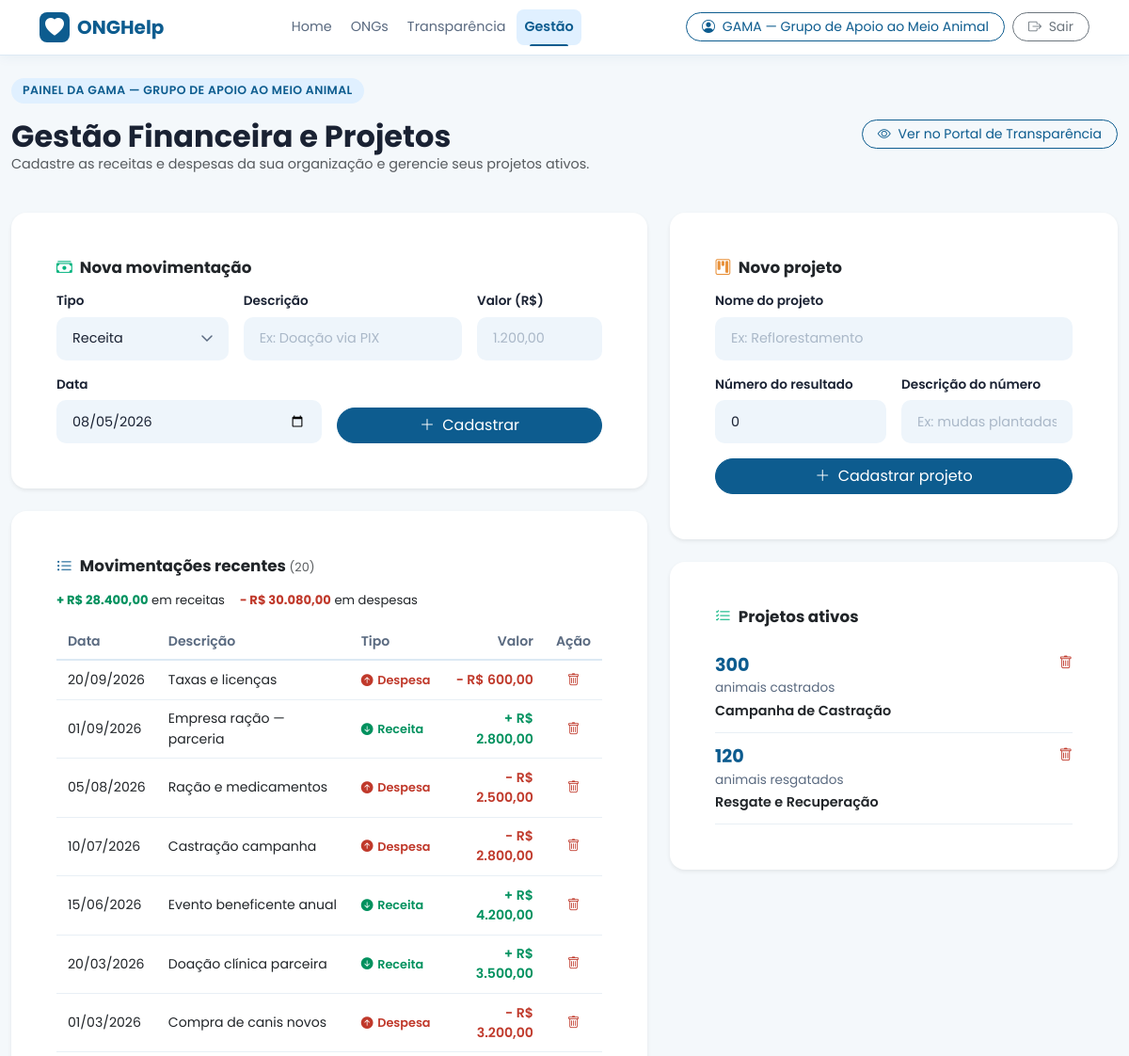
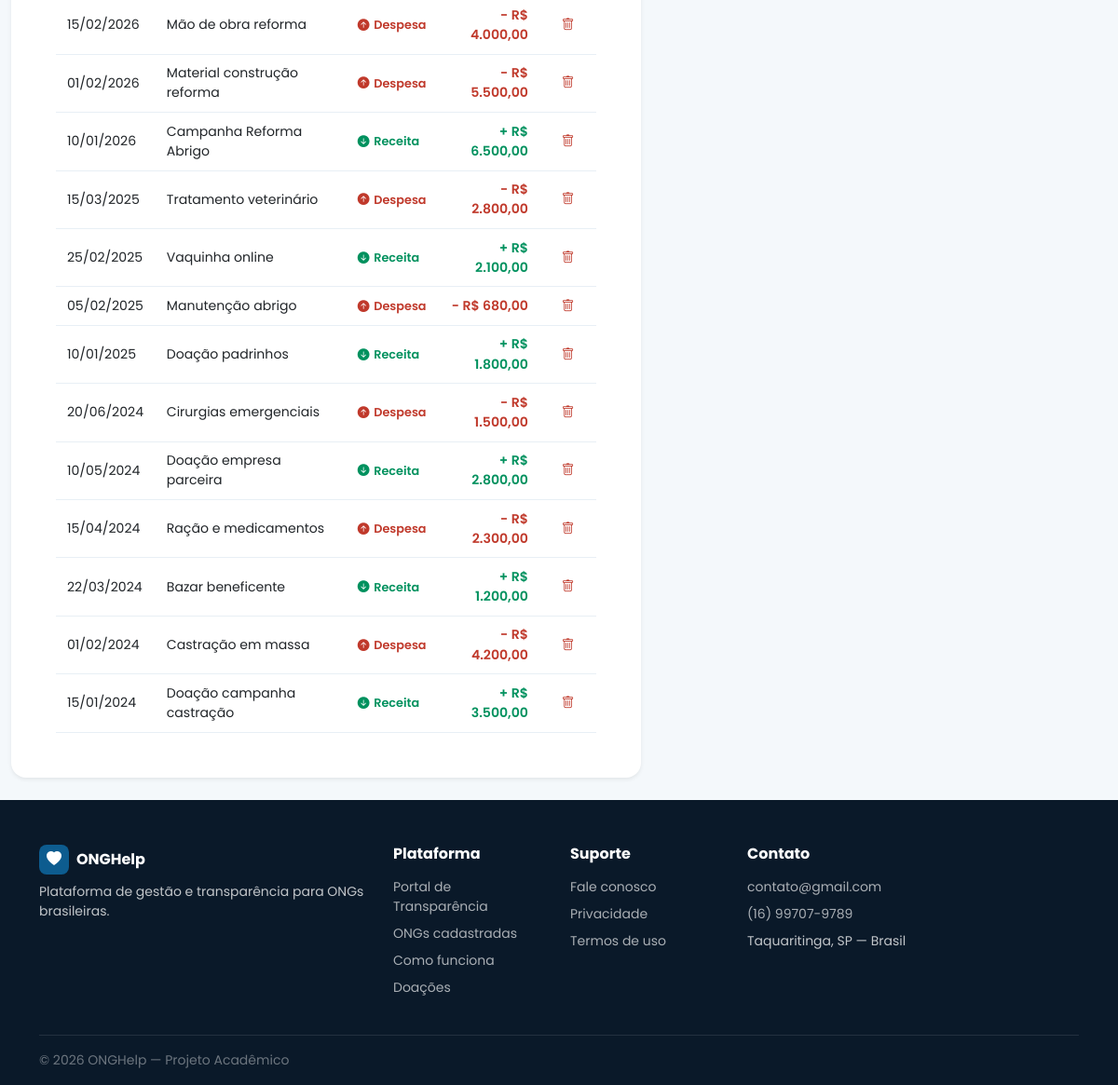
Page /pages/gestao.php (signed in) on the committed database (2 pictures, top to bottom).
### tables this page shows
CREATE TABLE `movimentacoes` (
  `id` int(10) UNSIGNED NOT NULL,
  `usuario_id` int(10) UNSIGNED NOT NULL,
  `tipo` enum('receita','despesa') NOT NULL,
  `descricao` varchar(255) NOT NULL,
  `valor` decimal(12,2) NOT NULL,
  `data_mov` date NOT NULL,
  `criado_em` datetime NOT NULL DEFAULT current_timestamp()
);

CREATE TABLE `projetos` (
  `id` int(10) UNSIGNED NOT NULL,
  `usuario_id` int(10) UNSIGNED NOT NULL,
  `nome` varchar(160) NOT NULL,
  `indicador` int(10) UNSIGNED NOT NULL DEFAULT 0,
  `unidade` varchar(80) NOT NULL,
  `criado_em` datetime NOT NULL DEFAULT current_timestamp()
);

### includes/helpers.php (called while the page is built, shortened)
<?php
function fmtDinheiro(float $v, bool $compacto = false): string
{
    return 'R$ ' . number_format($v, 2, ',', '.');
}
function fmtData(string $data): string
{
    return date('d/m/Y', strtotime($data));
}

### pages/gestao.php (the view, shortened to what this page needs)
<?php
require_once '../includes/db.php';
require_once '../includes/helpers.php';
$id      = (int) $_SESSION['user_id'];
$nome    = $_SESSION['user_nome'];
$movimentacoes = $pdo->prepare("
    SELECT * FROM movimentacoes
    WHERE usuario_id = ?
    ORDER BY data_mov DESC, id DESC
    LIMIT 100
");
$movimentacoes->execute([$id]);
$movimentacoes = $movimentacoes->fetchAll();
$projetos = $pdo->prepare("
    SELECT * FROM projetos
    WHERE usuario_id = ?
    ORDER BY nome ASC
");
$projetos->execute([$id]);
$projetos = $projetos->fetchAll();
include '../includes/header.php';
?>
<section style="background:var(--cor-fundo); min-height:80vh;">
  <div class="container py-4" style="max-width:1320px;">
    <div class="d-flex flex-wrap align-items-center justify-content-between mb-4">
      <div>
        <span class="badge-secao">Painel da <?= htmlspecialchars($nome) ?></span>
        <h2 class="fw-bold mt-1 mb-0">Gestão Financeira e Projetos</h2>
        <p class="text-muted" style="font-size:.9rem;">
          Cadastre as receitas e despesas da sua organização e gerencie seus projetos ativos.
        </p>
      </div>
      <a href="transparencia.php" class="btn btn-outline-primary rounded-pill px-3 btn-sm">
        <i class="bi bi-eye me-1"></i> Ver no Portal de Transparência
      </a>
    </div>
    <div class="row g-4">
      <div class="col-lg-7">
        <div class="card border-0 rounded-4 shadow-sm p-4 p-md-5 mb-4">
          <h5 class="fw-bold mb-3" style="font-size:1.05rem;">
            <i class="bi bi-cash-stack me-2" style="color:var(--cor-secundaria);"></i>Nova movimentação
          </h5>
          <form method="POST" action="">
            <div class="row g-3">
              <div class="col-md-4">
                <label class="auth-label" style="font-size:.85rem;">Tipo</label>
                <select name="tipo" class="auth-select" required>
                  <option value="receita">Receita</option>
                </select>
              </div>
              <div class="col-md-5">
                <label class="auth-label" style="font-size:.85rem;">Descrição</label>
                <input type="text" name="descricao" class="auth-input" required
                       placeholder="Ex: Doação via PIX">
              </div>
              <div class="col-md-3">
                <label class="auth-label" style="font-size:.85rem;">Valor (R$)</label>
                <input type="text" name="valor" class="auth-input" required
                       placeholder="1.200,00">
              </div>
              <div class="col-md-6">
                <label class="auth-label" style="font-size:.85rem;">Data</label>
                <input type="date" name="data_mov" class="auth-input" required
                       value="<?= date('Y-m-d') ?>">
              </div>
              <div class="col-md-6 d-flex align-items-end">
                <button type="submit" class="btn btn-primary rounded-pill px-4 w-100">
                  <i class="bi bi-plus-lg me-1"></i> Cadastrar
                </button>
              </div>
            </div>
          </form>
        </div>
        <div class="card border-0 rounded-4 shadow-sm p-4 p-md-5">
          <h5 class="fw-bold mb-3" style="font-size:1.05rem;">
            <i class="bi bi-list-ul me-2" style="color:var(--cor-primaria);"></i>Movimentações recentes
            <span class="text-muted fw-normal" style="font-size:.8rem;">(<?= count($movimentacoes) ?>)</span>
          </h5>
          <?php if (empty($movimentacoes)): ?>
            <p class="text-muted" style="font-size:.88rem;">
              Nenhuma movimentação cadastrada.
            </p>
          <?php else:
            $totalReceitas = array_sum(array_column(array_filter($movimentacoes, fn($m) => $m['tipo'] === 'receita'), 'valor'));
            $totalDespesas = array_sum(array_column(array_filter($movimentacoes, fn($m) => $m['tipo'] === 'despesa'), 'valor'));
          ?>
          <div style="display:flex; gap:1rem; flex-wrap:wrap; margin-bottom:1rem; font-size:.82rem;">
            <span><strong style="color:#00915E;">+ <?= fmtDinheiro((float)$totalReceitas) ?></strong> em receitas</span>
            <span><strong style="color:#C0392B;">- <?= fmtDinheiro((float)$totalDespesas) ?></strong> em despesas</span>
          </div>
          <div style="overflow-x:auto;">
            <table style="width:100%; border-collapse:collapse; font-size:.88rem;">
              <thead>
                <tr style="border-bottom:2px solid #DCE9F4;">
                  <th style="padding:.5rem .75rem; text-align:left; color:var(--cor-texto-muted); font-weight:600;">Data</th>
                  <th style="padding:.5rem .75rem; text-align:left; color:var(--cor-texto-muted); font-weight:600;">Descrição</th>
                  <th style="padding:.5rem .75rem; text-align:left; color:var(--cor-texto-muted); font-weight:600;">Tipo</th>
                  <th style="padding:.5rem .75rem; text-align:right; color:var(--cor-texto-muted); font-weight:600;">Valor</th>
                  <th style="padding:.5rem .75rem; text-align:center; color:var(--cor-texto-muted); font-weight:600;">Ação</th>
                </tr>
              </thead>
              <tbody>
                <?php foreach ($movimentacoes as $mov): ?>
                <tr style="border-bottom:1px solid #E8EFF5;">
                  <td style="padding:.6rem .75rem;"><?= fmtData($mov['data_mov']) ?></td>
                  <td style="padding:.6rem .75rem;"><?= htmlspecialchars($mov['descricao']) ?></td>
                  <td style="padding:.6rem .75rem;">
                    <?php if ($mov['tipo'] === 'receita'): ?>
                      <span class="tipo-receita" style="font-size:.8rem;">
                        <i class="bi bi-arrow-down-circle-fill"></i> Receita
                      </span>
                    <?php else: ?>
                      <span class="tipo-despesa" style="font-size:.8rem;">
                        <i class="bi bi-arrow-up-circle-fill"></i> Despesa
                      </span>
                    <?php endif; ?>
                  </td>
                  <td style="padding:.6rem .75rem; text-align:right; font-weight:600;
                              color:<?= $mov['tipo'] === 'receita' ? '#00915E' : '#C0392B' ?>;">
                    <?= $mov['tipo'] === 'receita' ? '+' : '-' ?> <?= fmtDinheiro((float)$mov['valor']) ?>
                  </td>
                  <td style="padding:.6rem .75rem; text-align:center;">
                    <form method="POST" action="" style="display:inline;">
                      <button type="submit" class="btn btn-sm btn-excluir"
                              style="color:#C0392B; border:none; background:none; padding:0; font-size:.85rem;">
                        <i class="bi bi-trash"></i>
                      </button>
                    </form>
                  </td>
                </tr>
                <?php endforeach; ?>
              </tbody>
            </table>
          </div>
          <?php endif; ?>
        </div>
      </div>
      <div class="col-lg-5">
        <div class="card border-0 rounded-4 shadow-sm p-4 p-md-5 mb-4">
          <h5 class="fw-bold mb-3" style="font-size:1.05rem;">
            <i class="bi bi-kanban me-2" style="color:var(--cor-acento);"></i>Novo projeto
          </h5>
          <form method="POST" action="">
            <div class="row g-3">
              <div class="col-12">
                <label class="auth-label" style="font-size:.85rem;">Nome do projeto</label>
                <input type="text" name="nome" class="auth-input" required
                       placeholder="Ex: Reflorestamento">
              </div>
              <div class="col-md-6">
                <label class="auth-label" style="font-size:.85rem;">Número do resultado</label>
                <input type="number" name="indicador" class="auth-input"
                       value="0" min="0" step="1">
              </div>
              <div class="col-md-6">
                <label class="auth-label" style="font-size:.85rem;">Descrição do número</label>
                <input type="text" name="unidade" class="auth-input" required
                       placeholder="Ex: mudas plantadas">
              </div>
              <div class="col-12">
                <button type="submit" class="btn btn-primary rounded-pill px-4 w-100">
                  <i class="bi bi-plus-lg me-1"></i> Cadastrar projeto
                </button>
              </div>
            </div>
          </form>
        </div>
        <div class="card border-0 rounded-4 shadow-sm p-4 p-md-5">
          <h5 class="fw-bold mb-3" style="font-size:1.05rem;">
            <i class="bi bi-list-check me-2" style="color:var(--cor-secundaria);"></i>Projetos ativos
          </h5>
          <?php if (empty($projetos)): ?>
            <p class="text-muted" style="font-size:.88rem;">
              Nenhum projeto cadastrado.
            </p>
          <?php else: ?>
            <?php foreach ($projetos as $proj): ?>
            <div style="display:flex; align-items:flex-start; gap:.75rem; padding:.7rem 0;
                        border-bottom:1px solid #E8EFF5;">
              <div style="flex:1;">
                <div style="font-size:1.2rem; font-weight:700; color:var(--cor-primaria);">
                  <?= number_format($proj['indicador'], 0, ',', '.') ?>
                </div>
                <div style="font-size:.85rem; color:var(--cor-texto-muted); margin-bottom:.2rem;">
                  <?= htmlspecialchars($proj['unidade']) ?>
                </div>
                <div style="font-weight:600; font-size:.9rem;">
                  <?= htmlspecialchars($proj['nome']) ?>
                </div>
              </div>
              <form method="POST" action="" style="display:inline;">
                <button type="submit" class="btn btn-sm btn-excluir"
                        style="color:#C0392B; border:none; background:none; padding:0; font-size:.9rem;">
                  <i class="bi bi-trash"></i>
                </button>
              </form>
            </div>
            <?php endforeach; ?>
          <?php endif; ?>
        </div>
      </div>
    </div>
  </div>
</section>
<?php include '../includes/footer.php'; ?>

### assets/css/global.css (style rules this page uses)
:root { --cor-primaria: #0D5C8F; --cor-secundaria: #00B37E; --cor-acento: #E8913A; --cor-fundo: #F4F8FB; --cor-texto: #1A2233; --cor-texto-muted: #5A6A80; --cor-hero-bg: #E8F2FA; --radius: 12px; --shadow-card: 0 4px 24px rgba(13,92,143,.10); --transicao: .25s ease; }
body { font-family: 'Poppins', sans-serif; color: var(--cor-texto); }
a { text-decoration: none; transition: color var(--transicao); }
.btn-primary { background-color: var(--cor-primaria); border-color: var(--cor-primaria); }
.btn-outline-primary { color: var(--cor-primaria); border-color: var(--cor-primaria); }
.badge-secao { display: inline-block; background: #E0F0FF; color: var(--cor-primaria); font-size: .78rem; font-weight: 600; padding: .25rem .75rem; border-radius: 50px; margin-bottom: .75rem; letter-spacing: .4px; text-transform: uppercase; }
.tipo-receita { display: inline-flex; align-items: center; gap: .3rem; color: #00915E; font-weight: 600; font-size: .8rem; }
.tipo-despesa { display: inline-flex; align-items: center; gap: .3rem; color: #C0392B; font-weight: 600; font-size: .8rem; }
html, body { height: 100%; }
.auth-label { font-size: .875rem; font-weight: 600; color: var(--cor-texto); margin-bottom: .4rem; display: block; }
.auth-input { width: 100%; background: #EEF5FB; border: 1.5px solid transparent; border-radius: 10px; padding: .7rem 1rem; font-size: .9rem; color: var(--cor-texto); font-family: 'Poppins', sans-serif; outline: none; transition: border-color .2s; }
.auth-input::placeholder { color: #aab8c8; }
.auth-select { width: 100%; background: #EEF5FB; border: 1.5px solid transparent; border-radius: 10px; padding: .7rem 1rem; font-size: .9rem; color: var(--cor-texto); font-family: 'Poppins', sans-serif; outline: none; appearance: none; background-repeat: no-repeat; background-position: right 1rem center; background-size: 12px; cursor: pointer; transition: border-color .2s; }

### rows in the picture
movimentacoes: data_mov "20/09/2026", descricao "Taxas e licenças", tipo "despesa" (drawn), valor "R$ 600,00"
movimentacoes: data_mov "01/09/2026", descricao "Empresa ração — parceria", tipo "receita" (drawn), valor "R$ 2.800,00"
movimentacoes: data_mov "05/08/2026", descricao "Ração e medicamentos", tipo "despesa" (drawn), valor "R$ 2.500,00"
movimentacoes: data_mov "10/07/2026", descricao "Castração campanha", tipo "despesa" (drawn), valor "R$ 2.800,00"
movimentacoes: data_mov "15/06/2026", descricao "Evento beneficente anual", tipo "receita" (drawn), valor "R$ 4.200,00"
movimentacoes: data_mov "20/03/2026", descricao "Doação clínica parceira", tipo "receita" (drawn), valor "R$ 3.500,00"
movimentacoes: data_mov "01/03/2026", descricao "Compra de canis novos", tipo "despesa" (drawn), valor "R$ 3.200,00"
movimentacoes: data_mov "15/02/2026", descricao "Mão de obra reforma", tipo "despesa" (drawn), valor "R$ 4.000,00"
movimentacoes: data_mov "01/02/2026", descricao "Material construção reforma", tipo "despesa" (drawn), valor "R$ 5.500,00"
movimentacoes: data_mov "10/01/2026", descricao "Campanha Reforma Abrigo", tipo "receita" (drawn), valor "R$ 6.500,00"
movimentacoes: data_mov "15/03/2025", descricao "Tratamento veterinário", tipo "despesa" (drawn), valor "R$ 2.800,00"
movimentacoes: data_mov "25/02/2025", descricao "Vaquinha online", tipo "receita" (drawn), valor "R$ 2.100,00"
movimentacoes: data_mov "05/02/2025", descricao "Manutenção abrigo", tipo "despesa" (drawn), valor "R$ 680,00"
movimentacoes: data_mov "10/01/2025", descricao "Doação padrinhos", tipo "receita" (drawn), valor "R$ 1.800,00"
movimentacoes: data_mov "20/06/2024", descricao "Cirurgias emergenciais", tipo "despesa" (drawn), valor "R$ 1.500,00"
movimentacoes: data_mov "10/05/2024", descricao "Doação empresa parceira", tipo "receita" (drawn), valor "R$ 2.800,00"
movimentacoes: data_mov "15/04/2024", descricao "Ração e medicamentos", tipo "despesa" (drawn), valor "R$ 2.300,00"
movimentacoes: data_mov "22/03/2024", descricao "Bazar beneficente", tipo "receita" (drawn), valor "R$ 1.200,00"
movimentacoes: data_mov "01/02/2024", descricao "Castração em massa", tipo "despesa" (drawn), valor "R$ 4.200,00"
movimentacoes: data_mov "15/01/2024", descricao "Doação campanha castração", tipo "receita" (drawn), valor "R$ 3.500,00"
projetos: indicador "300", unidade "animais castrados", nome "Campanha de Castração"
projetos: indicador "120", unidade "animais resgatados", nome "Resgate e Recuperação"

### other values in the picture
$_SESSION['user_nome'] "GAMA — Grupo de Apoio ao Meio Animal"
$nome "GAMA — GRUPO DE APOIO AO MEIO ANIMAL"
count($movimentacoes) "20"
fmtDinheiro((float)$totalReceitas) "R$ 28.400,00"
fmtDinheiro((float)$totalDespesas) "R$ 30.080,00"
